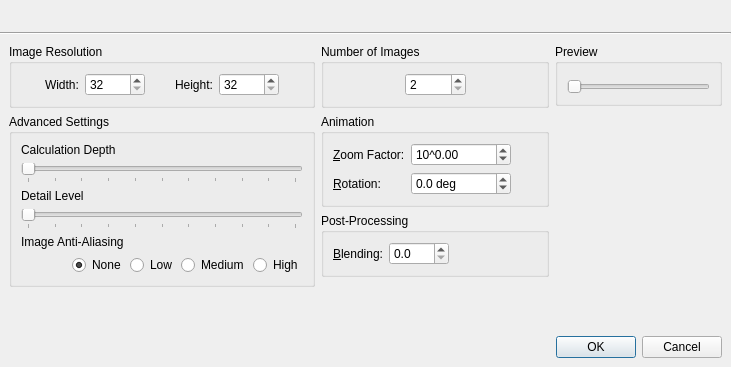
<?xml version="1.0" encoding="UTF-8"?>
<ui version="4.0">
 <class>GenerateSeriesDialog</class>
 <widget class="QDialog" name="GenerateSeriesDialog">
  <property name="geometry">
   <rect>
    <x>0</x>
    <y>0</y>
    <width>731</width>
    <height>367</height>
   </rect>
  </property>
  <property name="windowTitle">
   <string>Generate Series</string>
  </property>
  <layout class="QVBoxLayout" name="topLayout" stretch="0,0,1">
   <property name="spacing">
    <number>0</number>
   </property>
   <property name="margin">
    <number>0</number>
   </property>
   <item>
    <widget class="XmlUi::GradientWidget" name="promptWidget" native="true">
     <layout class="QHBoxLayout" name="promptLayout" stretch="0,1">
      <property name="spacing">
       <number>10</number>
      </property>
      <item>
       <widget class="QLabel" name="promptPixmap"/>
      </item>
      <item>
       <widget class="QLabel" name="promptLabel">
        <property name="wordWrap">
         <bool>true</bool>
        </property>
       </widget>
      </item>
     </layout>
    </widget>
   </item>
   <item>
    <widget class="Line" name="line">
     <property name="orientation">
      <enum>Qt::Horizontal</enum>
     </property>
    </widget>
   </item>
   <item>
    <widget class="QWidget" name="mainWidget" native="true">
     <layout class="QVBoxLayout" name="verticalLayout_4">
      <item>
       <layout class="QHBoxLayout" name="horizontalLayout_4">
        <item>
         <layout class="QVBoxLayout" name="verticalLayout_2">
          <item>
           <widget class="QGroupBox" name="groupBox">
            <property name="title">
             <string>Image Resolution</string>
            </property>
            <layout class="QHBoxLayout" name="horizontalLayout">
             <item>
              <spacer name="spacer_4">
               <property name="orientation">
                <enum>Qt::Horizontal</enum>
               </property>
               <property name="sizeType">
                <enum>QSizePolicy::Expanding</enum>
               </property>
               <property name="sizeHint" stdset="0">
                <size>
                 <width>10</width>
                 <height>20</height>
                </size>
               </property>
              </spacer>
             </item>
             <item>
              <widget class="QLabel" name="label">
               <property name="text">
                <string>Width:</string>
               </property>
               <property name="buddy">
                <cstring>spinWidth</cstring>
               </property>
              </widget>
             </item>
             <item>
              <widget class="QSpinBox" name="spinWidth">
               <property name="minimumSize">
                <size>
                 <width>60</width>
                 <height>0</height>
                </size>
               </property>
               <property name="minimum">
                <number>32</number>
               </property>
               <property name="maximum">
                <number>4000</number>
               </property>
              </widget>
             </item>
             <item>
              <spacer name="spacer">
               <property name="orientation">
                <enum>Qt::Horizontal</enum>
               </property>
               <property name="sizeType">
                <enum>QSizePolicy::Expanding</enum>
               </property>
               <property name="sizeHint" stdset="0">
                <size>
                 <width>10</width>
                 <height>20</height>
                </size>
               </property>
              </spacer>
             </item>
             <item>
              <widget class="QLabel" name="label_2">
               <property name="text">
                <string>Height:</string>
               </property>
               <property name="buddy">
                <cstring>spinHeight</cstring>
               </property>
              </widget>
             </item>
             <item>
              <widget class="QSpinBox" name="spinHeight">
               <property name="minimumSize">
                <size>
                 <width>60</width>
                 <height>0</height>
                </size>
               </property>
               <property name="minimum">
                <number>32</number>
               </property>
               <property name="maximum">
                <number>4000</number>
               </property>
              </widget>
             </item>
             <item>
              <spacer name="spacer_2">
               <property name="orientation">
                <enum>Qt::Horizontal</enum>
               </property>
               <property name="sizeType">
                <enum>QSizePolicy::Expanding</enum>
               </property>
               <property name="sizeHint" stdset="0">
                <size>
                 <width>10</width>
                 <height>20</height>
                </size>
               </property>
              </spacer>
             </item>
            </layout>
           </widget>
          </item>
          <item>
           <widget class="QGroupBox" name="groupBox_2">
            <property name="title">
             <string>Advanced Settings</string>
            </property>
            <layout class="QVBoxLayout" name="verticalLayout">
             <item>
              <widget class="QLabel" name="labelDepth">
               <property name="text">
                <string>Calculation Depth</string>
               </property>
              </widget>
             </item>
             <item>
              <widget class="DoubleSlider" name="sliderDepth">
               <property name="maximum">
                <number>100</number>
               </property>
               <property name="orientation">
                <enum>Qt::Horizontal</enum>
               </property>
               <property name="tickPosition">
                <enum>QSlider::TicksBelow</enum>
               </property>
               <property name="tickInterval">
                <number>10</number>
               </property>
              </widget>
             </item>
             <item>
              <widget class="QLabel" name="labelDetail">
               <property name="text">
                <string>Detail Level</string>
               </property>
              </widget>
             </item>
             <item>
              <widget class="DoubleSlider" name="sliderDetail">
               <property name="maximum">
                <number>100</number>
               </property>
               <property name="orientation">
                <enum>Qt::Horizontal</enum>
               </property>
               <property name="tickPosition">
                <enum>QSlider::TicksBelow</enum>
               </property>
               <property name="tickInterval">
                <number>10</number>
               </property>
              </widget>
             </item>
             <item>
              <widget class="QLabel" name="labelAntiAliasing">
               <property name="text">
                <string>Image Anti-Aliasing</string>
               </property>
              </widget>
             </item>
             <item>
              <layout class="QHBoxLayout" name="_2">
               <item>
                <spacer>
                 <property name="orientation">
                  <enum>Qt::Horizontal</enum>
                 </property>
                 <property name="sizeHint" stdset="0">
                  <size>
                   <width>51</width>
                   <height>20</height>
                  </size>
                 </property>
                </spacer>
               </item>
               <item>
                <widget class="QFrame" name="frameAntiAliasing">
                 <property name="frameShape">
                  <enum>QFrame::NoFrame</enum>
                 </property>
                 <layout class="QHBoxLayout" name="_4">
                  <property name="spacing">
                   <number>4</number>
                  </property>
                  <property name="margin">
                   <number>0</number>
                  </property>
                  <item>
                   <widget class="QRadioButton" name="radioAANone">
                    <property name="text">
                     <string>None</string>
                    </property>
                    <property name="checked">
                     <bool>true</bool>
                    </property>
                   </widget>
                  </item>
                  <item>
                   <widget class="QRadioButton" name="radioAALow">
                    <property name="text">
                     <string>Low</string>
                    </property>
                   </widget>
                  </item>
                  <item>
                   <widget class="QRadioButton" name="radioAAMedium">
                    <property name="text">
                     <string>Medium</string>
                    </property>
                   </widget>
                  </item>
                  <item>
                   <widget class="QRadioButton" name="radioAAHigh">
                    <property name="text">
                     <string>High</string>
                    </property>
                   </widget>
                  </item>
                 </layout>
                </widget>
               </item>
              </layout>
             </item>
            </layout>
           </widget>
          </item>
          <item>
           <spacer name="spacer_3">
            <property name="orientation">
             <enum>Qt::Vertical</enum>
            </property>
            <property name="sizeHint" stdset="0">
             <size>
              <width>20</width>
              <height>0</height>
             </size>
            </property>
           </spacer>
          </item>
         </layout>
        </item>
        <item>
         <layout class="QVBoxLayout" name="verticalLayout_3">
          <item>
           <widget class="QGroupBox" name="groupBox_3">
            <property name="title">
             <string>Number of Images</string>
            </property>
            <layout class="QHBoxLayout" name="horizontalLayout_2">
             <item>
              <spacer name="imageSpacer">
               <property name="orientation">
                <enum>Qt::Horizontal</enum>
               </property>
               <property name="sizeHint" stdset="0">
                <size>
                 <width>40</width>
                 <height>20</height>
                </size>
               </property>
              </spacer>
             </item>
             <item>
              <widget class="QSpinBox" name="spinImages">
               <property name="minimumSize">
                <size>
                 <width>60</width>
                 <height>0</height>
                </size>
               </property>
               <property name="minimum">
                <number>2</number>
               </property>
               <property name="maximum">
                <number>10000</number>
               </property>
              </widget>
             </item>
             <item>
              <spacer name="horizontalSpacer">
               <property name="orientation">
                <enum>Qt::Horizontal</enum>
               </property>
               <property name="sizeHint" stdset="0">
                <size>
                 <width>63</width>
                 <height>20</height>
                </size>
               </property>
              </spacer>
             </item>
            </layout>
           </widget>
          </item>
          <item>
           <widget class="QGroupBox" name="groupBox_4">
            <property name="title">
             <string>Animation</string>
            </property>
            <layout class="QGridLayout" name="animationLayout">
             <item row="0" column="0">
              <widget class="QLabel" name="labelZoom">
               <property name="text">
                <string>&amp;Zoom Factor:</string>
               </property>
               <property name="buddy">
                <cstring>spinZoom</cstring>
               </property>
              </widget>
             </item>
             <item row="0" column="1">
              <widget class="QDoubleSpinBox" name="spinZoom">
               <property name="minimumSize">
                <size>
                 <width>100</width>
                 <height>0</height>
                </size>
               </property>
               <property name="prefix">
                <string>10^</string>
               </property>
               <property name="minimum">
                <double>-15.000000000000000</double>
               </property>
               <property name="maximum">
                <double>15.000000000000000</double>
               </property>
               <property name="singleStep">
                <double>0.100000000000000</double>
               </property>
              </widget>
             </item>
             <item row="0" column="2">
              <spacer name="horizontalSpacer_2">
               <property name="orientation">
                <enum>Qt::Horizontal</enum>
               </property>
               <property name="sizeHint" stdset="0">
                <size>
                 <width>26</width>
                 <height>20</height>
                </size>
               </property>
              </spacer>
             </item>
             <item row="1" column="0">
              <widget class="QLabel" name="labelAngle">
               <property name="text">
                <string>&amp;Rotation:</string>
               </property>
               <property name="buddy">
                <cstring>spinAngle</cstring>
               </property>
              </widget>
             </item>
             <item row="1" column="1">
              <widget class="QDoubleSpinBox" name="spinAngle">
               <property name="minimumSize">
                <size>
                 <width>100</width>
                 <height>0</height>
                </size>
               </property>
               <property name="suffix">
                <string> deg</string>
               </property>
               <property name="decimals">
                <number>1</number>
               </property>
               <property name="minimum">
                <double>-36000.000000000000000</double>
               </property>
               <property name="maximum">
                <double>36000.000000000000000</double>
               </property>
               <property name="singleStep">
                <double>5.000000000000000</double>
               </property>
              </widget>
             </item>
            </layout>
           </widget>
          </item>
          <item>
           <widget class="QGroupBox" name="groupBox_5">
            <property name="title">
             <string>Post-Processing</string>
            </property>
            <layout class="QHBoxLayout" name="horizontalLayout_3">
             <item>
              <widget class="QLabel" name="labelBlending">
               <property name="text">
                <string>&amp;Blending:</string>
               </property>
               <property name="buddy">
                <cstring>spinBlending</cstring>
               </property>
              </widget>
             </item>
             <item>
              <widget class="QDoubleSpinBox" name="spinBlending">
               <property name="minimumSize">
                <size>
                 <width>60</width>
                 <height>0</height>
                </size>
               </property>
               <property name="decimals">
                <number>1</number>
               </property>
               <property name="maximum">
                <double>0.900000000000000</double>
               </property>
               <property name="singleStep">
                <double>0.100000000000000</double>
               </property>
              </widget>
             </item>
             <item>
              <spacer name="horizontalSpacer_3">
               <property name="orientation">
                <enum>Qt::Horizontal</enum>
               </property>
               <property name="sizeHint" stdset="0">
                <size>
                 <width>40</width>
                 <height>20</height>
                </size>
               </property>
              </spacer>
             </item>
            </layout>
           </widget>
          </item>
          <item>
           <spacer name="verticalSpacer">
            <property name="orientation">
             <enum>Qt::Vertical</enum>
            </property>
            <property name="sizeHint" stdset="0">
             <size>
              <width>20</width>
              <height>0</height>
             </size>
            </property>
           </spacer>
          </item>
         </layout>
        </item>
        <item>
         <layout class="QVBoxLayout" name="_3">
          <item>
           <widget class="QGroupBox" name="groupPreview">
            <property name="title">
             <string>Preview</string>
            </property>
            <layout class="QVBoxLayout" name="_5">
             <item>
              <widget class="ViewContainer" name="viewContainer" native="true">
               <property name="sizePolicy">
                <sizepolicy hsizetype="Minimum" vsizetype="Minimum">
                 <horstretch>0</horstretch>
                 <verstretch>0</verstretch>
                </sizepolicy>
               </property>
              </widget>
             </item>
             <item>
              <widget class="QSlider" name="animSlider">
               <property name="maximum">
                <number>100</number>
               </property>
               <property name="pageStep">
                <number>1</number>
               </property>
               <property name="orientation">
                <enum>Qt::Horizontal</enum>
               </property>
              </widget>
             </item>
            </layout>
           </widget>
          </item>
          <item>
           <spacer>
            <property name="orientation">
             <enum>Qt::Vertical</enum>
            </property>
            <property name="sizeHint" stdset="0">
             <size>
              <width>20</width>
              <height>0</height>
             </size>
            </property>
           </spacer>
          </item>
         </layout>
        </item>
       </layout>
      </item>
      <item>
       <widget class="QDialogButtonBox" name="buttonBox">
        <property name="orientation">
         <enum>Qt::Horizontal</enum>
        </property>
        <property name="standardButtons">
         <set>QDialogButtonBox::Cancel|QDialogButtonBox::Ok</set>
        </property>
       </widget>
      </item>
     </layout>
    </widget>
   </item>
  </layout>
 </widget>
 <customwidgets>
  <customwidget>
   <class>XmlUi::GradientWidget</class>
   <extends>QWidget</extends>
   <header>xmlui/gradientwidget.h</header>
   <container>1</container>
  </customwidget>
  <customwidget>
   <class>ViewContainer</class>
   <extends>QWidget</extends>
   <header>viewcontainer.h</header>
   <container>1</container>
  </customwidget>
  <customwidget>
   <class>DoubleSlider</class>
   <extends>QSlider</extends>
   <header>doubleslider.h</header>
  </customwidget>
 </customwidgets>
 <tabstops>
  <tabstop>spinWidth</tabstop>
  <tabstop>spinHeight</tabstop>
  <tabstop>sliderDepth</tabstop>
  <tabstop>sliderDetail</tabstop>
  <tabstop>radioAANone</tabstop>
  <tabstop>radioAALow</tabstop>
  <tabstop>radioAAMedium</tabstop>
  <tabstop>radioAAHigh</tabstop>
  <tabstop>spinImages</tabstop>
  <tabstop>spinZoom</tabstop>
  <tabstop>spinAngle</tabstop>
  <tabstop>buttonBox</tabstop>
 </tabstops>
 <resources/>
 <connections>
  <connection>
   <sender>buttonBox</sender>
   <signal>accepted()</signal>
   <receiver>GenerateSeriesDialog</receiver>
   <slot>accept()</slot>
   <hints>
    <hint type="sourcelabel">
     <x>280</x>
     <y>313</y>
    </hint>
    <hint type="destinationlabel">
     <x>280</x>
     <y>166</y>
    </hint>
   </hints>
  </connection>
  <connection>
   <sender>buttonBox</sender>
   <signal>rejected()</signal>
   <receiver>GenerateSeriesDialog</receiver>
   <slot>reject()</slot>
   <hints>
    <hint type="sourcelabel">
     <x>280</x>
     <y>313</y>
    </hint>
    <hint type="destinationlabel">
     <x>280</x>
     <y>166</y>
    </hint>
   </hints>
  </connection>
 </connections>
</ui>
